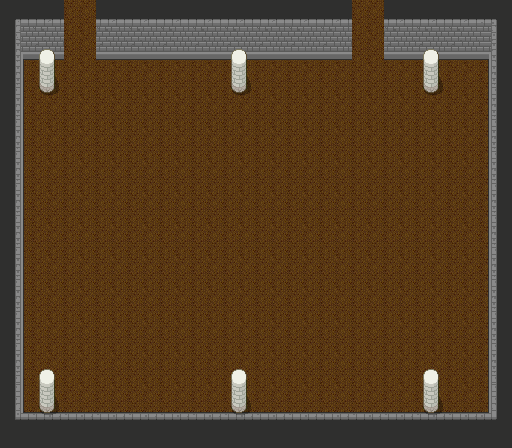

Below is a game level as drawn by its tile map, then a one-line description and the .tmx file that defines it, in full:
An orthogonal 16x14 tile map with 32x32 px tiles, 3 tile layers (floor, wall, column), 3 tilesets and 2 objects.

<map version="1.8" tiledversion="1.8.5" orientation="orthogonal" renderorder="right-down" width="16" height="14" tilewidth="32" tileheight="32" infinite="0" nextlayerid="6" nextobjectid="3">
 <tileset firstgid="1" source="assets/Dungeon_v2.tsx" />
 <tileset firstgid="229" source="assets/pokemon_v2.tsx" />
 <tileset firstgid="1215" source="assets/Slates_v2.tsx" />
 <layer id="4" name="floor" width="16" height="14">
  <data encoding="csv">
1228,1228,1228,1228,1228,1228,1228,1228,1228,1228,1228,1228,1228,1228,1228,1228,
1228,1228,1228,1228,1228,1228,1228,1228,1228,1228,1228,1228,1228,1228,1228,1228,
1228,1228,1228,1228,1228,1228,1228,1228,1228,1228,1228,1228,1228,1228,1228,1228,
1228,1228,1228,1228,1228,1228,1228,1228,1228,1228,1228,1228,1228,1228,1228,1228,
1228,1228,1228,1228,1228,1228,1228,1228,1228,1228,1228,1228,1228,1228,1228,1228,
1228,1228,1228,1228,1228,1228,1228,1228,1228,1228,1228,1228,1228,1228,1228,1228,
1228,1228,1228,1228,1228,1228,1228,1228,1228,1228,1228,1228,1228,1228,1228,1228,
1228,1228,1228,1228,1228,1228,1228,1228,1228,1228,1228,1228,1228,1228,1228,1228,
1228,1228,1228,1228,1228,1228,1228,1228,1228,1228,1228,1228,1228,1228,1228,1228,
1228,1228,1228,1228,1228,1228,1228,1228,1228,1228,1228,1228,1228,1228,1228,1228,
1228,1228,1228,1228,1228,1228,1228,1228,1228,1228,1228,1228,1228,1228,1228,1228,
1228,1228,1228,1228,1228,1228,1228,1228,1228,1228,1228,1228,1228,1228,1228,1228,
1228,1228,1228,1228,1228,1228,1228,1228,1228,1228,1228,1228,1228,1228,1228,1228,
1228,1228,1228,1228,1228,1228,1228,1228,1228,1228,1228,1228,1228,1228,1228,1228
</data>
 </layer>
 <layer id="1" name="wall" width="16" height="14">
  <data encoding="csv">
4,5,45,5,5,5,5,5,5,5,5,45,5,5,5,6,
23,24,45,24,24,24,24,24,24,24,24,45,24,24,24,25,
22,0,0,0,0,0,0,0,0,0,0,0,0,0,0,20,
22,0,0,0,0,0,0,0,0,0,0,0,0,0,0,20,
22,0,0,0,0,0,0,0,0,0,0,0,0,0,0,20,
22,0,0,0,0,0,0,0,0,0,0,0,0,0,0,20,
22,0,0,0,0,0,0,0,0,0,0,0,0,0,0,20,
22,0,0,0,0,0,0,0,0,0,0,0,0,0,0,20,
22,0,0,0,0,0,0,0,0,0,0,0,0,0,0,20,
22,0,0,0,0,0,0,0,0,0,0,0,0,0,0,20,
22,0,0,0,0,0,0,0,0,0,0,0,0,0,0,20,
22,0,0,0,0,0,0,0,0,0,0,45,45,45,0,20,
42,43,43,43,43,43,43,43,43,43,43,43,43,43,43,44,
61,62,62,62,62,62,62,62,62,62,62,62,62,62,62,63
</data>
 </layer>
 <layer id="3" name="column" width="16" height="14">
  <data encoding="csv">
0,0,0,0,0,0,0,0,0,0,0,0,0,0,0,0,
0,955,0,0,0,0,0,955,0,0,0,0,0,955,0,0,
0,989,0,0,0,0,0,989,0,0,0,0,0,989,0,0,
0,0,0,0,0,0,0,0,0,0,0,0,0,0,0,0,
0,0,0,0,0,0,0,0,0,0,0,0,0,0,0,0,
0,0,0,0,0,0,0,0,0,0,0,0,0,0,0,0,
0,0,0,0,0,0,0,0,0,0,0,0,0,0,0,0,
0,0,0,0,0,0,0,0,0,0,0,0,0,0,0,0,
0,0,0,0,0,0,0,0,0,0,0,0,0,0,0,0,
0,0,0,0,0,0,0,0,0,0,0,0,0,0,0,0,
0,0,0,0,0,0,0,0,0,0,0,0,0,0,0,0,
0,955,0,0,0,0,0,955,0,0,0,0,0,955,0,0,
0,989,0,0,0,0,0,989,0,0,0,0,0,989,0,0,
0,0,0,0,0,0,0,0,0,0,0,0,0,0,0,0
</data>
 </layer>
 <objectgroup id="5" name="door">
  <object id="1" x="81.3333" y="14.6667">
   <properties>
    <property name="nextDirection" value="UP" />
    <property name="nextMap" value="21N3" />
    <property name="nextX" type="int" value="11" />
    <property name="nextY" type="int" value="13" />
   </properties>
  </object>
  <object id="2" x="370.667" y="16">
   <properties>
    <property name="nextDirection" value="UP" />
    <property name="nextMap" value="21N3" />
    <property name="nextX" type="int" value="20" />
    <property name="nextY" type="int" value="13" />
   </properties>
  </object>
 </objectgroup>
</map>
